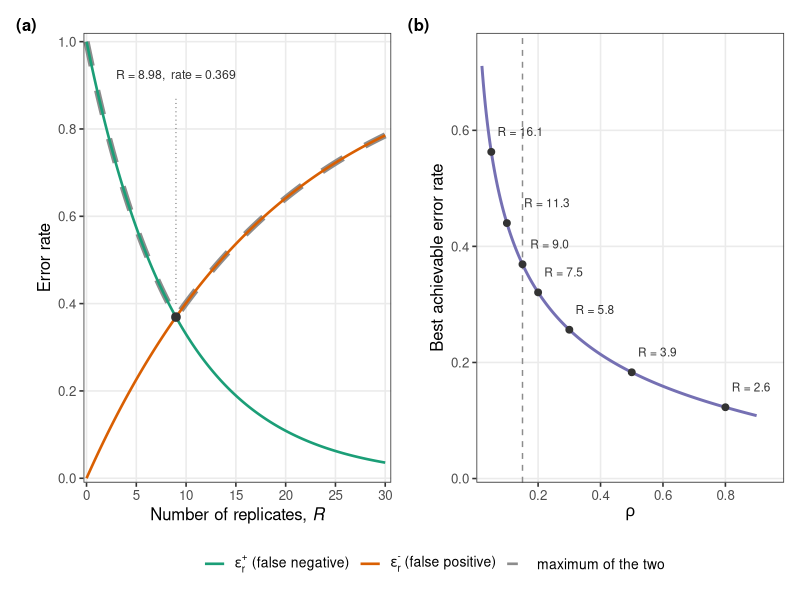
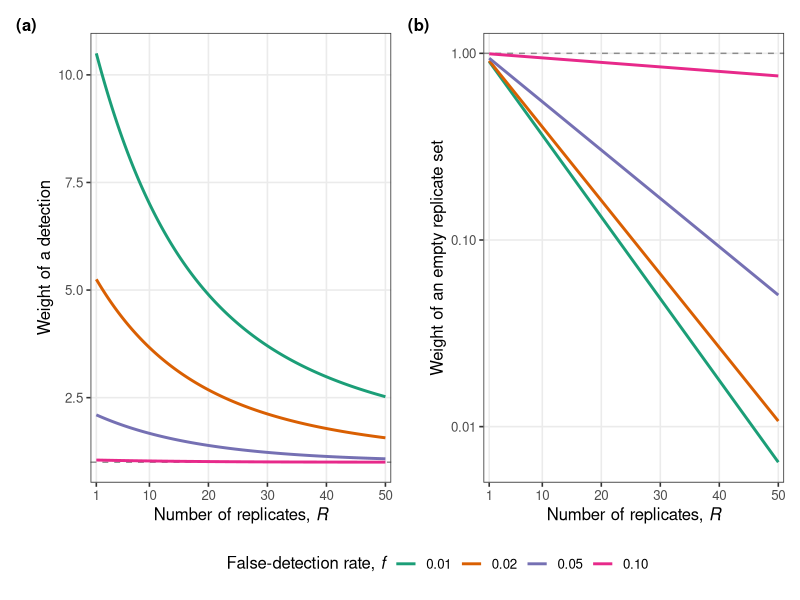
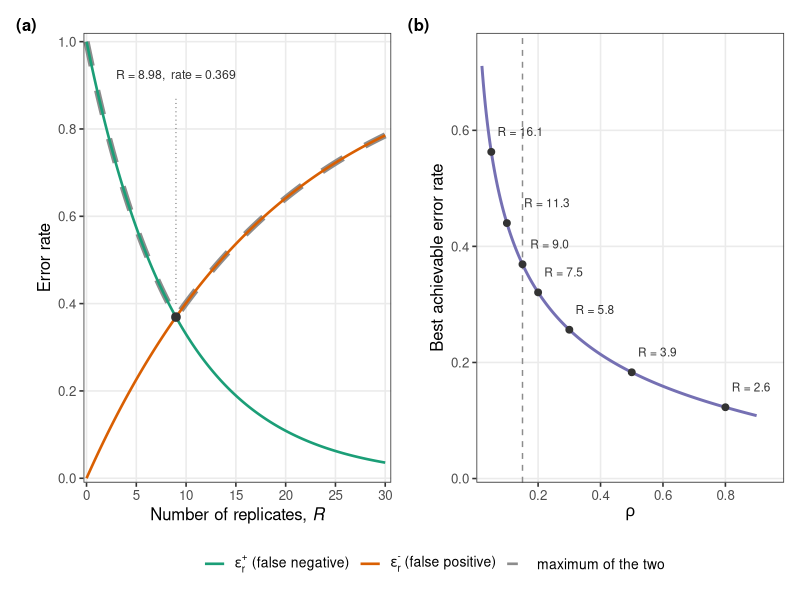
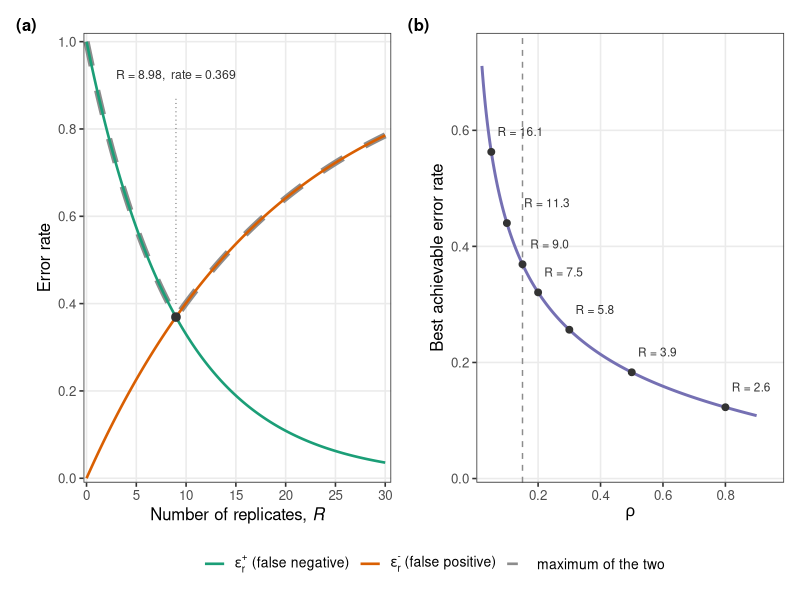
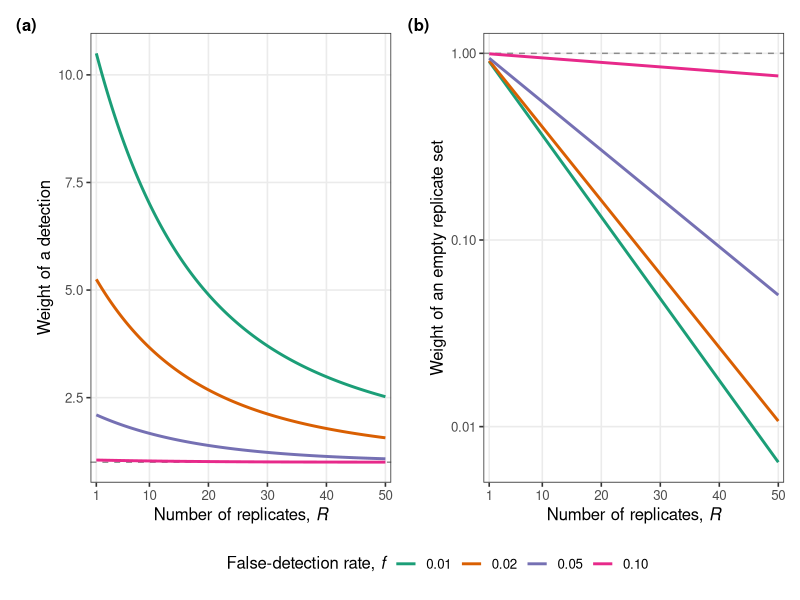
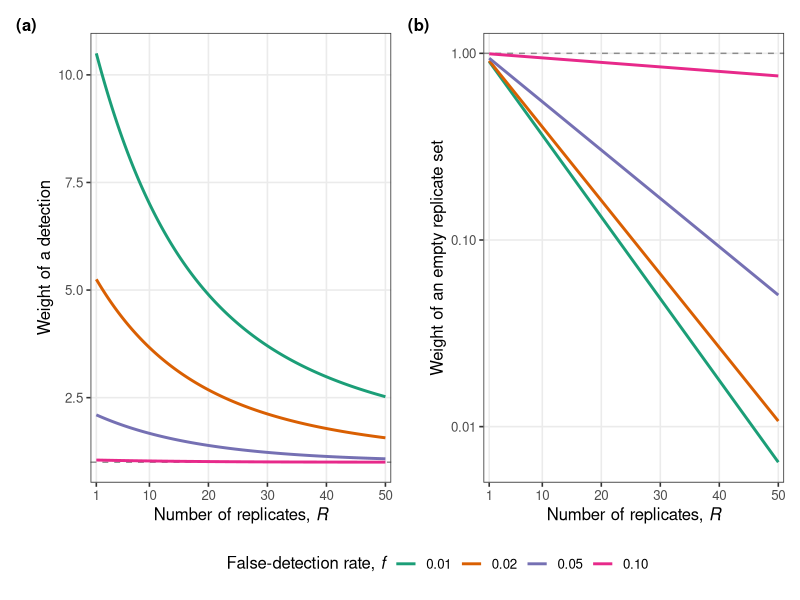

R code for these plots, in order:
# =============================================================================
# Supplementary Information - the replicate axis as an error-prone evidence
# source. Two figures.
#
# Model (same generative model as the replicate term of accumulation_curves.R):
#   a truly present link is realised in a replicate with probability rho and
#   then detected with the local sampling success (1 - eps_L), so
#       p1 = rho * (1 - eps_L),
#   and a truly absent link is spuriously recorded with probability
#       p0 = f.
#   Summarising R replicates as a single "seen at least once" bit gives two
#   directional error rates,
#       eps_rep_present(R) = (1 - p1)^R        false negative, falls with R
#       eps_rep_absent(R)  = 1 - (1 - p0)^R    false positive, rises with R
#   R is treated as continuous throughout.
#
#   erep_tradeoff.{pdf,png}     the tension between the two directional rates
#   evidential_weight.{pdf,png} the likelihood ratios carried by a detection
#                               and by an empty replicate set
# =============================================================================

library(ggplot2)
library(patchwork)

## ---- parameters -------------------------------------------------------------
eps_Y <- 0.20    # model error (epsilon_Y); taxonomy only, not these figures
eps_L <- 0.30    # local-miss error  (epsilon_local)
rho   <- 0.15    # realisation rate
f     <- 0.05    # false-detection rate

Rmax_tension <- 30              # x range of figure 1, panel (a)
Rmax_weight  <- 50              # x range of figure 2
rho_range    <- c(0.02, 0.90)   # x range of figure 1, panel (b)
rho_marks    <- c(0.05, 0.10, 0.15, 0.20, 0.30, 0.50, 0.80)  # labelled points
## hand-placed x offsets for those labels; the wider one clears the rho = 0.15 line
rho_mark_dx  <- c(0.020, 0.055, 0.025, 0.020, 0.020, 0.020, 0.020)
rho_mark_dy  <- 0.035
f_levels     <- c(0.01, 0.02, 0.05, 0.10)   # one curve each, figure 2

fig_w <- 9.5     # inches
fig_h <- 4.6
fig_dpi <- 300

## ---- palette (ColorBrewer Dark2) --------------------------------------------
dark2 <- c("#1B9E77", "#D95F02", "#7570B3", "#E7298A",
           "#66A61E", "#E6AB02", "#A6761D", "#666666")

## ---- the model --------------------------------------------------------------
p1_of <- function(rho, eps_L) rho * (1 - eps_L)   # per-replicate true detection
p0_of <- function(f) f                            # per-replicate false detection

eps_present <- function(R, p1) (1 - p1)^R         # false negative after R replicates
eps_absent  <- function(R, p0) 1 - (1 - p0)^R     # false positive after R replicates

## R at which the two directional rates are equal. eps_present falls
## monotonically from 1 and eps_absent rises monotonically from 0, so the
## difference is monotone and the root is unique.
crossing_R <- function(p1, p0) {
  g <- function(R) eps_present(R, p1) - eps_absent(R, p0)
  uniroot(g, interval = c(1e-8, 1e4), tol = .Machine$double.eps^0.5)$root
}

## the common rate at that crossing = the lowest value the pointwise maximum
## of the two rates can take
best_rate <- function(p1, p0) eps_present(crossing_R(p1, p0), p1)

p1 <- p1_of(rho, eps_L)
p0 <- p0_of(f)

cat(sprintf("Per-replicate detection probabilities\n"))
cat(sprintf("  p1 = rho * (1 - eps_L) = %.3f * %.3f = %.4f\n", rho, 1 - eps_L, p1))
cat(sprintf("  p0 = f                 = %.4f\n\n", p0))

## ---- numerical checks -------------------------------------------------------
## Values quoted in the SI text. tol = 5e-4 means agreement to three decimal
## places; the crossing values of R are quoted to two, hence tol = 5e-3.
chk <- function(quantity, computed, expected, tol = 5e-4) {
  data.frame(quantity = quantity, expected = expected, computed = computed,
             tol = tol, ok = abs(computed - expected) < tol,
             stringsAsFactors = FALSE)
}

R_star    <- crossing_R(p1, p0)
rate_star <- eps_present(R_star, p1)
mx        <- optimize(function(R) pmax(eps_present(R, p1), eps_absent(R, p0)),
                      interval = c(0, Rmax_tension), tol = 1e-8)

panel_b_expected <- data.frame(
  rho  = c(0.05, 0.10, 0.15, 0.20, 0.30, 0.50, 0.80),
  R    = c(16.13, 11.31, 8.98, 7.54, 5.77, 3.94, 2.55),
  rate = c(0.563, 0.440, 0.369, 0.321, 0.256, 0.183, 0.123)
)

w_det   <- function(R, p1, p0) (1 - (1 - p1)^R) / (1 - (1 - p0)^R)
w_empty <- function(R, p1, p0) ((1 - p1) / (1 - p0))^R
R_probe <- c(1, 5, 10, 20, 50)

checks <- do.call(rbind, c(
  lapply(seq_along(c(1, 5, 10)), function(i) {
    R <- c(1, 5, 10)[i]
    chk(sprintf("eps_rep^present, R = %d", R), eps_present(R, p1),
        c(0.895, 0.574, 0.330)[i])
  }),
  lapply(seq_along(c(1, 5, 10)), function(i) {
    R <- c(1, 5, 10)[i]
    chk(sprintf("eps_rep^absent, R = %d", R), eps_absent(R, p0),
        c(0.050, 0.226, 0.401)[i])
  }),
  list(
    chk("crossing, R",                R_star,     8.98,  tol = 5e-3),
    chk("crossing, common rate",      rate_star,  0.369),
    chk("min of pointwise max, R",    mx$minimum, 8.98,  tol = 5e-3),
    chk("min of pointwise max, rate", mx$objective, 0.369)
  ),
  lapply(seq_len(nrow(panel_b_expected)), function(i) {
    r <- panel_b_expected$rho[i]
    chk(sprintf("panel (b) rho = %.2f, R", r),
        crossing_R(p1_of(r, eps_L), p0), panel_b_expected$R[i], tol = 5e-3)
  }),
  lapply(seq_len(nrow(panel_b_expected)), function(i) {
    r <- panel_b_expected$rho[i]
    chk(sprintf("panel (b) rho = %.2f, rate", r),
        best_rate(p1_of(r, eps_L), p0), panel_b_expected$rate[i])
  }),
  lapply(seq_along(R_probe), function(i) {
    chk(sprintf("detection weight, f = 0.05, R = %d", R_probe[i]),
        w_det(R_probe[i], p1, 0.05),
        c(2.100, 1.882, 1.670, 1.389, 1.079)[i])
  }),
  lapply(seq_along(R_probe), function(i) {
    chk(sprintf("empty-set weight, f = 0.05, R = %d", R_probe[i]),
        w_empty(R_probe[i], p1, 0.05),
        c(0.942, 0.742, 0.551, 0.303, 0.051)[i])
  })
))

checks_print <- checks
checks_print$computed <- round(checks_print$computed, 4)
cat("Numerical checks\n")
print(checks_print, row.names = FALSE)
cat("\n")

if (any(!checks$ok)) {
  bad <- checks[!checks$ok, ]
  stop(sprintf(
    "%d numerical check(s) failed:\n%s",
    nrow(bad),
    paste(sprintf("  %-38s expected %.3f, computed %.6f (tol %.0e)",
                  bad$quantity, bad$expected, bad$computed, bad$tol),
          collapse = "\n")), call. = FALSE)
}

# =============================================================================
# FIGURE 1 - erep_tension
# =============================================================================

## ---- panel (a): the two directional rates and their maximum -----------------
R_grid <- seq(0, Rmax_tension, length.out = 601)

dat_a <- data.frame(
  R      = rep(R_grid, 3),
  series = factor(rep(c("present", "absent", "max"), each = length(R_grid)),
                  levels = c("present", "absent", "max")),
  value  = c(eps_present(R_grid, p1),
             eps_absent(R_grid, p0),
             pmax(eps_present(R_grid, p1), eps_absent(R_grid, p0)))
)

pal_a <- c(present = dark2[1], absent = dark2[2], max = "grey55")
lty_a <- c(present = "solid",  absent = "solid",  max = "dashed")
lab_a <- expression(epsilon[r]^{"+"} ~ "(false negative)",
                    epsilon[r]^{"-"} ~ "(false positive)",
                    "maximum of the two")

## The maximum coincides with whichever directional rate is currently larger, so
## it is drawn first and wider: it reads as a grey dashed envelope flanking the
## two solid curves rather than being hidden underneath them. override.aes below
## puts every legend key back at a common line width.
p_a <- ggplot() +
  geom_line(data = subset(dat_a, series == "max"),
            aes(R, value, colour = series, linetype = series), linewidth = 2.1) +
  geom_line(data = subset(dat_a, series != "max"),
            aes(R, value, colour = series, linetype = series), linewidth = 0.9) +
  ## the crossing, with a leader up to the annotation
  annotate("segment", x = R_star, xend = R_star,
           y = rate_star + 0.03, yend = 0.875,
           linetype = "dotted", colour = "grey40", linewidth = 0.35) +
  annotate("point", x = R_star, y = rate_star, size = 2.6, colour = "grey20") +
  annotate("text", x = R_star, y = 0.925,
           label = sprintf("R = %.2f,  rate = %.3f", R_star, rate_star),
           size = 3.1, colour = "grey20") +
  scale_colour_manual(name = NULL, values = pal_a,
                      breaks = names(pal_a), labels = lab_a) +
  scale_linetype_manual(name = NULL, values = lty_a,
                        breaks = names(lty_a), labels = lab_a) +
  guides(colour = guide_legend(override.aes = list(linewidth = 0.9))) +
  scale_x_continuous(breaks = seq(0, Rmax_tension, 5),
                     expand = expansion(mult = c(0.01, 0.02))) +
  scale_y_continuous(limits = c(0, 1), breaks = seq(0, 1, 0.2),
                     expand = expansion(mult = c(0.01, 0.02))) +
  labs(x = expression("Number of replicates, " * italic(R)),
       y = "Error rate") +
  theme_bw(base_size = 12) +
  theme(panel.grid.minor = element_blank(),
        legend.position  = "bottom",
        legend.text      = element_text(size = 10))

## ---- panel (b): the best the replicate axis can do, as a function of rho ----
rho_grid <- seq(rho_range[1], rho_range[2], length.out = 401)

dat_b <- data.frame(
  rho  = rho_grid,
  R    = vapply(rho_grid, function(r) crossing_R(p1_of(r, eps_L), p0), numeric(1))
)
dat_b$rate <- eps_present(dat_b$R, p1_of(dat_b$rho, eps_L))

marks_b <- data.frame(
  rho = rho_marks,
  R   = vapply(rho_marks, function(r) crossing_R(p1_of(r, eps_L), p0), numeric(1))
)
marks_b$rate  <- eps_present(marks_b$R, p1_of(marks_b$rho, eps_L))
marks_b$label <- sprintf("R = %.1f", marks_b$R)
marks_b$lab_x <- marks_b$rho  + rho_mark_dx
marks_b$lab_y <- marks_b$rate + rho_mark_dy

p_b <- ggplot(dat_b, aes(rho, rate)) +
  geom_vline(xintercept = rho, linetype = "dashed", colour = "grey55") +
  geom_line(colour = dark2[3], linewidth = 1) +
  geom_point(data = marks_b, size = 2, colour = "grey20") +
  geom_text(data = marks_b, aes(lab_x, lab_y, label = label), hjust = 0,
            size = 3, colour = "grey20") +
  scale_x_continuous(breaks = seq(0, 0.9, 0.2),
                     expand = expansion(mult = c(0.02, 0.10))) +
  scale_y_continuous(limits = c(0, NA), breaks = seq(0, 0.8, 0.2),
                     expand = expansion(mult = c(0.01, 0.08))) +
  labs(x = expression(rho), y = "Best achievable error rate") +
  theme_bw(base_size = 12) +
  theme(panel.grid.minor = element_blank())

fig1 <- (p_a | p_b) +
  plot_layout(guides = "collect") +
  plot_annotation(tag_levels = "a", tag_prefix = "(", tag_suffix = ")") &
  theme(legend.position = "bottom",
        plot.tag = element_text(size = 12, face = "bold"))

print(fig1)
ggsave("erep_tradeoff.pdf", fig1, width = fig_w, height = fig_h)
ggsave("erep_tradeoff.png", fig1, width = fig_w, height = fig_h, dpi = fig_dpi)

# =============================================================================
# FIGURE 2 - evidential_weight
# =============================================================================
R_grid2 <- seq(1, Rmax_weight, length.out = 501)

dat_w <- expand.grid(R = R_grid2, f = f_levels)
dat_w$detection <- w_det(dat_w$R, p1, dat_w$f)
dat_w$empty     <- w_empty(dat_w$R, p1, dat_w$f)
dat_w$f_lab     <- factor(sprintf("%.2f", dat_w$f),
                          levels = sprintf("%.2f", f_levels))

pal_f <- setNames(dark2[seq_along(f_levels)], levels(dat_w$f_lab))
lab_f <- expression("False-detection rate, " * italic(f))

weight_theme <- list(
  scale_colour_manual(name = lab_f, values = pal_f),
  scale_x_continuous(breaks = c(1, seq(10, Rmax_weight, 10)),
                     expand = expansion(mult = c(0.02, 0.02))),
  labs(x = expression("Number of replicates, " * italic(R))),
  theme_bw(base_size = 12),
  theme(panel.grid.minor = element_blank(),
        legend.position  = "bottom")
)

p_w1 <- ggplot(dat_w, aes(R, detection, colour = f_lab)) +
  geom_hline(yintercept = 1, linetype = "dashed", colour = "grey55") +
  geom_line(linewidth = 1) +
  labs(y = "Weight of a detection") +
  weight_theme

p_w2 <- ggplot(dat_w, aes(R, empty, colour = f_lab)) +
  geom_hline(yintercept = 1, linetype = "dashed", colour = "grey55") +
  geom_line(linewidth = 1) +
  scale_y_log10() +
  labs(y = "Weight of an empty replicate set") +
  weight_theme

fig2 <- (p_w1 | p_w2) +
  plot_layout(guides = "collect") +
  plot_annotation(tag_levels = "a", tag_prefix = "(", tag_suffix = ")") &
  theme(legend.position = "bottom",
        plot.tag = element_text(size = 12, face = "bold"))

print(fig2)
ggsave("evidential_weight.pdf", fig2, width = fig_w, height = fig_h)
ggsave("evidential_weight.png", fig2, width = fig_w, height = fig_h, dpi = fig_dpi)

cat("Wrote erep_tradeoff.{pdf,png} and evidential_weight.{pdf,png}\n")
